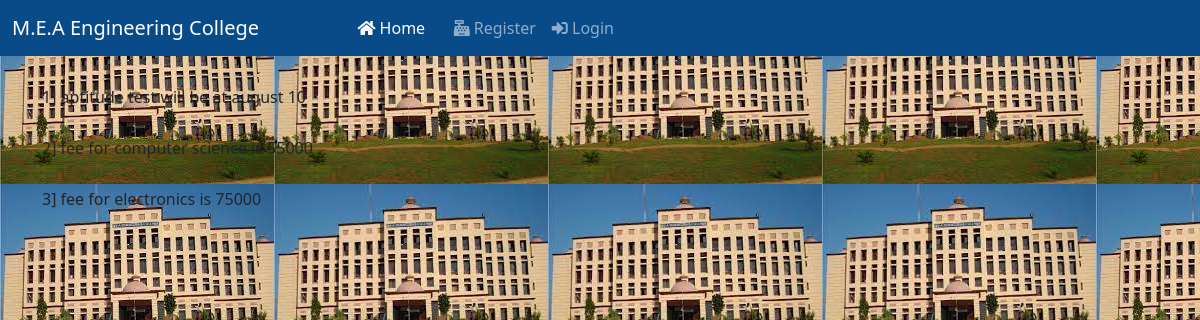
The page /notice/1/ on the database its author committed.
### college/models.py (models this page shows, shortened)
class Detail(models.Model):
    title = models.ForeignKey(Notice, on_delete=models.CASCADE)
    notice = models.CharField(max_length=200)

### college/views.py (the view)
# urls.py: path("notice/<int:myid>/", views.notice, name="notice"),
def notice(request, myid):
    notices = Notice.objects.filter(id=myid).first()
    details = Detail.objects.filter(title=notices)
    return render(request, "notice.html", {'details':details})

### college/templates/notice.html (shortened to what this page needs)
{% extends 'basic.html' %}
{% block home %} active {% endblock %}
{% block body %}
<div class="container mt-2">
{% for i in details %}
<h6 style="margin-top: 2rem;">{{forloop.counter}}] {{i.notice}}</h6>
{% endfor %}
</div>
{% endblock %}

### rows shown on the page
Detail: notice "aptitude test will be at august 10"
Detail: notice "fee for computer science is 55000"
Detail: notice "fee for electronics is 75000"
